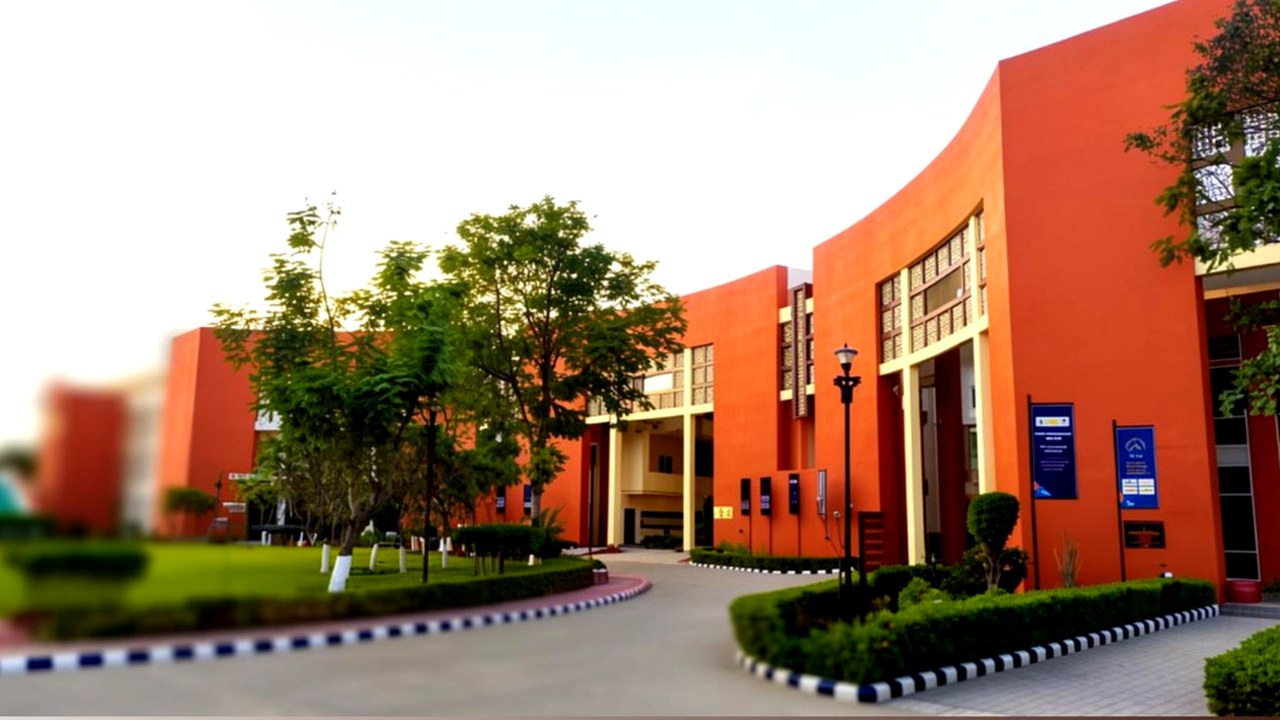
#> input picture assets/jklu/campus-3-md.jpg, 1280 x 720 px, given in place of GROUND_REMOVED_JKLU-7495db88-621c-42dd-ac9a-3a65df3fc7d9.png, which was not available
$ python process-images.py
#> lines starting #> are read from the running program, lines starting #| are printed output that depends on the picture; pictures that were not available may be replaced by others from this repository, and a replacement may not be noted
#!/usr/bin/env python3
"""Process and enhance JKLU photos for the marketplace site."""
from pathlib import Path
from PIL import Image, ImageEnhance, ImageFilter, ImageOps

SRC = Path("/Users/shashank/.cursor/projects/Users-shashank-Desktop-Assesments/assets")
OUT = Path("/Users/shashank/Desktop/Assesments/campus-market/assets/jklu")
OUT.mkdir(parents=True, exist_ok=True)

TARGET_W = 1920
TARGET_H = 1080
JPEG_QUALITY = 92


def enhance(img: Image.Image) -> Image.Image:
    img = ImageEnhance.Contrast(img).enhance(1.08)
    img = ImageEnhance.Color(img).enhance(1.12)
    img = ImageEnhance.Sharpness(img).enhance(1.35)
    img = ImageEnhance.Brightness(img).enhance(1.03)
    return img


def to_landscape(img: Image.Image) -> Image.Image:
    w, h = img.size
    if h > w:
        img = img.rotate(90, expand=True)
    return img


def cover_crop(img: Image.Image, tw: int, th: int) -> Image.Image:
    w, h = img.size
    scale = max(tw / w, th / h)
    nw, nh = int(w * scale), int(h * scale)
    img = img.resize((nw, nh), Image.Resampling.LANCZOS)
    left = (nw - tw) // 2
    top = (nh - th) // 2
    return img.crop((left, top, left + tw, top + th))


def save_campus(img: Image.Image, name: str) -> None:
    img = to_landscape(img.convert("RGB"))
    img = enhance(img)
    img = cover_crop(img, TARGET_W, TARGET_H)
    img.save(OUT / name, "JPEG", quality=JPEG_QUALITY, optimize=True, progressive=True)
    # Also save medium for faster mobile load
    med = img.copy()
    med.thumbnail((1280, 720), Image.Resampling.LANCZOS)
    med.save(OUT / name.replace(".jpg", "-md.jpg"), "JPEG", quality=88, optimize=True)


def process_logo(src: Path) -> None:
    img = Image.open(src).convert("RGBA")
    bbox = img.getbbox()
#> bbox = (0, 0, 1280, 720)
    if bbox:
        img = img.crop(bbox)
    pad = 16
    canvas = Image.new("RGBA", (img.width + pad * 2, img.height + pad * 2), (0, 0, 0, 0))
#> canvas: PIL image 1312x752 RGBA; every value is 0
    canvas.paste(img, (pad, pad))
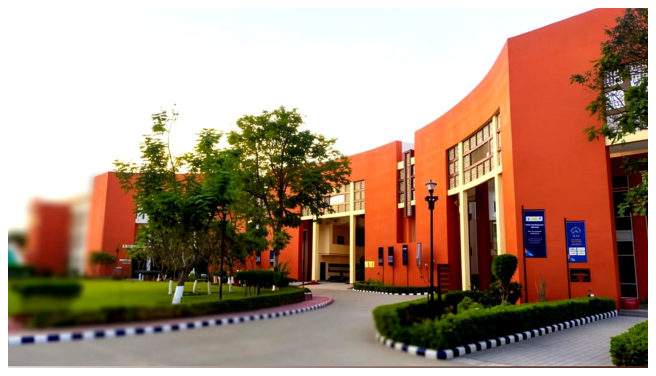
#> canvas: PIL image 1312x752 RGBA (shown at 1/2 size); mean R, G, B, A 154, 125.4, 106.2, 238.2; transparent parts drawn white
    img = canvas
    if img.width < 600:
        scale = max(2, 600 // img.width)
        img = img.resize((img.width * scale, img.height * scale), Image.Resampling.LANCZOS)
    img = ImageEnhance.Sharpness(img).enhance(1.2)
#> img: PIL image 1312x752 RGBA
    img.save(OUT / "logo.png", "PNG", optimize=True)
    for name, size in [("logo-header.png", (220, 60)), ("logo-large.png", (320, 320)), ("favicon.png", (128, 128))]:
        copy = img.copy()
        copy.thumbnail(size, Image.Resampling.LANCZOS)
        copy.save(OUT / name, "PNG", optimize=True)
#> this loop made 3 passes
#> pass 1, in process_logo, `copy.save(OUT / name, "PNG", optimize=True)`:
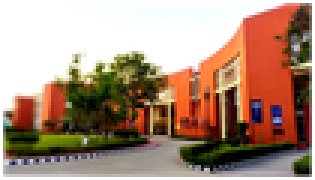
#> saved as logo-header.png: PIL image 105x60 RGBA (shown 3 times larger); mean R, G, B, A 156.6, 127.8, 108.6, 237.8; transparent parts drawn white
#> pass 2, in process_logo, `copy.save(OUT / name, "PNG", optimize=True)`:
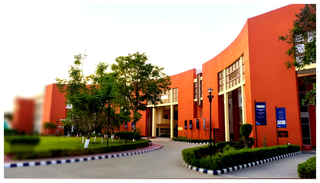
#> saved as logo-large.png: PIL image 320x183 RGBA; mean R, G, B, A 159.3, 130.3, 110.9, 238.3; transparent parts drawn white
#> after the loop:
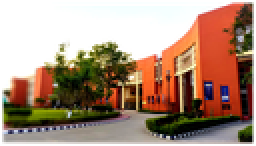
#> copy: PIL image 128x73 RGBA (shown 2 times larger); mean R, G, B, A 158.2, 129.3, 110, 238; transparent parts drawn white


CAMPUS_MAP = [
    ("IMG-20260705-WA0043-9fac21d6-f28e-4e24-a6aa-4e1fd404e427.png", "campus-1.jpg"),
    ("IMG-20260705-WA0034-70f55a51-7208-4f58-8b2e-572ca7f3d745.png", "campus-2.jpg"),
    ("Screenshot_20260705-120317_Instagram-07e92ee3-bc4f-4eb8-9d98-ed80b295d700.png", "campus-3.jpg"),
    ("Screenshot_20260705-120023_Instagram-fd0c792e-5f55-4f82-aaa2-5275b8597c84.png", "campus-5.jpg"),
]

LOGO_SRC = SRC / "BACKGROUND_REMOVED_JKLU-7495db88-621c-42dd-ac9a-3a65df3fc7d9.png"

process_logo(LOGO_SRC)

for src_name, out_name in CAMPUS_MAP:
    save_campus(Image.open(SRC / src_name), out_name)
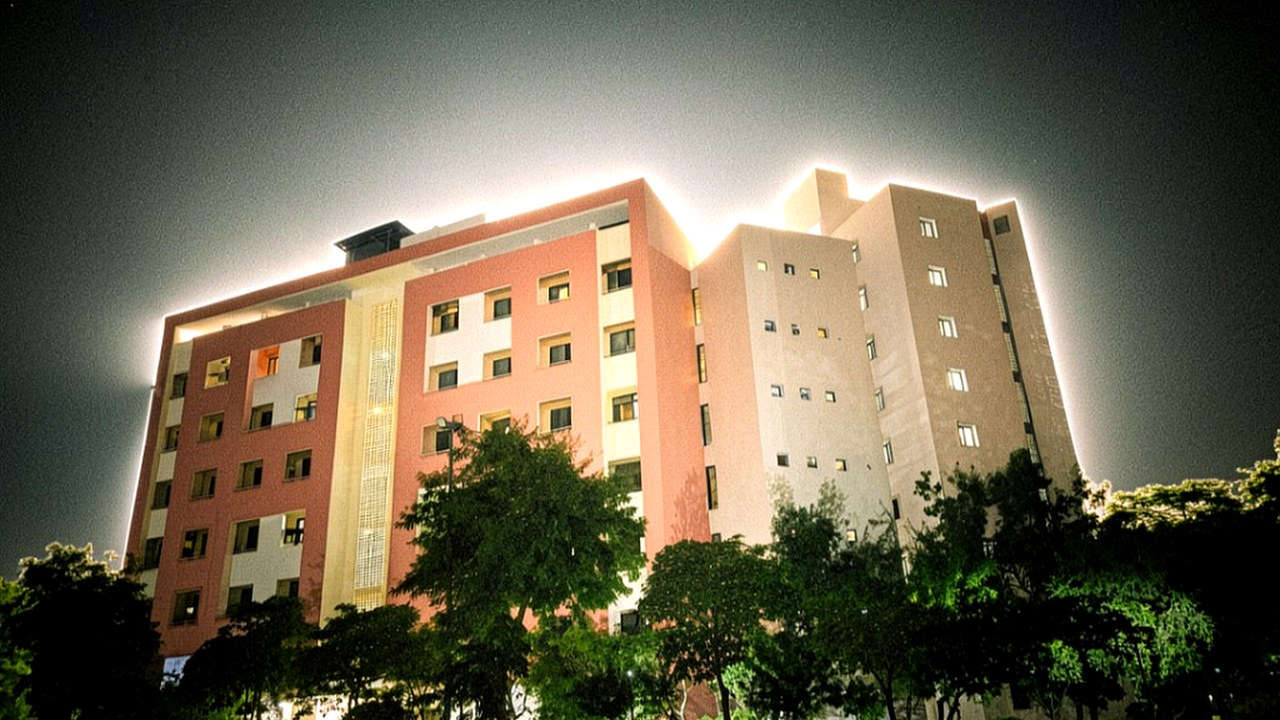
#> input picture assets/jklu/campus-5-md.jpg, 1280 x 720 px, given in place of IMG-20260705-WA0043-9fac21d6-f28e-4e24-a6aa-4e1fd404e427.png, which was not available
#> in to_landscape, `w, h = img.size`: w = 1280; h = 720
#> in save_campus, img is the input picture: PIL image 1280x720 RGB; mean R, G, B 108, 100.4, 79.6
#> in cover_crop, `img = img.resize((nw, nh), Image.Resampling.LANCZOS)`:
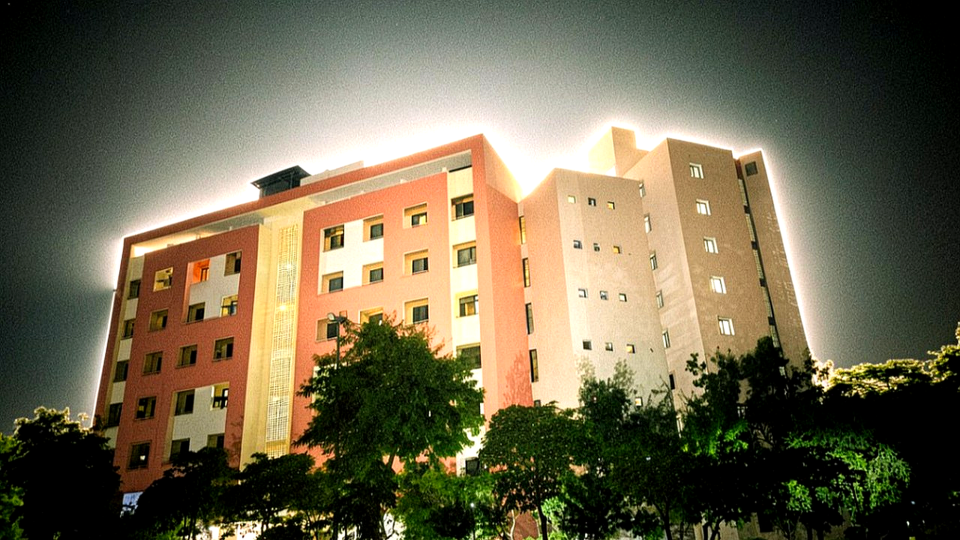
#> img: PIL image 1920x1080 RGB (shown at 1/2 size); mean R, G, B 110.2, 102, 77.4
#> (the run stopped early here; a loop or call above may not have finished)
